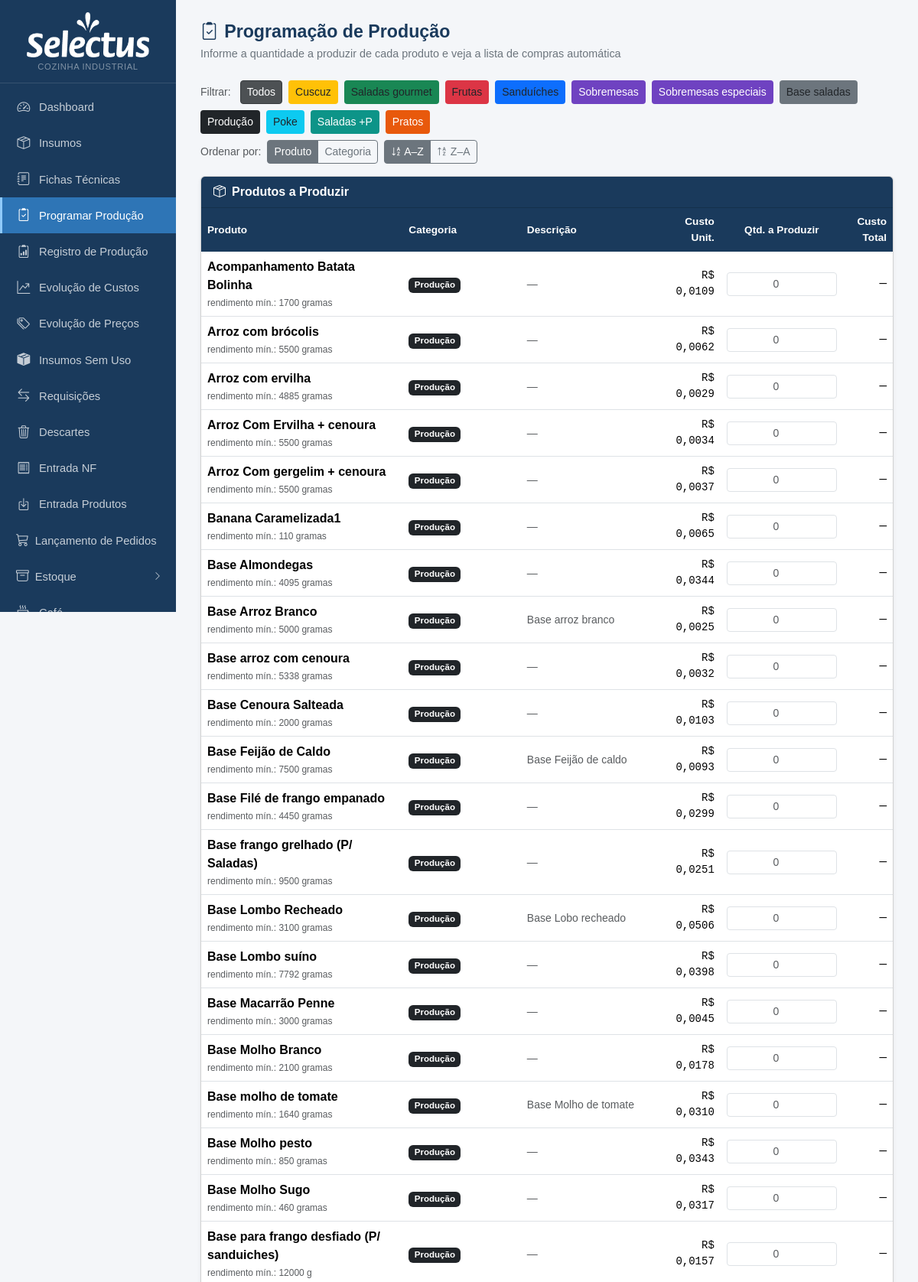
The app's page /producao (upper part) with its own data.
### tables this page shows
CREATE TABLE produtos (
            id INTEGER PRIMARY KEY AUTOINCREMENT,
            nome TEXT NOT NULL,
            descricao TEXT,
            rendimento REAL DEFAULT 1,
            unidade_rendimento TEXT DEFAULT 'un'
        , categoria TEXT, valor_referencia REAL, status_revisao TEXT DEFAULT 'nao_revisada', status_revisao_custo TEXT DEFAULT 'nao_revisado', data_revisao TEXT, data_revisao_custo TEXT, ativo INTEGER NOT NULL DEFAULT 1, observacao TEXT);

### app.py (the view, shortened to what this page needs)
@app.route('/producao', methods=['GET','POST'])
def producao():
    db = get_db()
    prods = db.execute('SELECT * FROM produtos ORDER BY nome').fetchall()
    db.close()
    custos = {p['id']: dict(zip(['custo','completo'], custo_produto(p['id']))) for p in prods}
    resultado = None
    qtds = {p['id']: 0 for p in prods}
    from datetime import date as _date
    cat_map = {nome: cls for nome, cls in CATEGORIAS}
    return render_template('producao.html', prods=prods, qtds=qtds, resultado=resultado,
                           custos=custos, categorias=CATEGORIAS, cat_map=cat_map,
                           hoje=_date.today().isoformat())

### app.py (called while the page is built)
def _to_br(value, decimals):
    if value is None:
        return '—'
    s = f'{float(value):,.{decimals}f}'
    return s.replace(',', 'X').replace('.', ',').replace('X', '.')

@app.template_filter('brl')
def brl_filter(value, decimals=2):
    return 'R$ ' + _to_br(value, decimals)

def get_db():
    c = sqlite3.connect(DB)
    c.row_factory = sqlite3.Row
    c.execute("PRAGMA foreign_keys = ON")
    return c

def count_alertas():
    try:
        db = get_db()
        n = db.execute('''SELECT COUNT(*) FROM insumos
                          WHERE estoque_minimo > 0 AND COALESCE(estoque_atual,0) < estoque_minimo''').fetchone()[0]
        db.close()
        return n
    except:
        return 0

@app.context_processor
def inject_alertas():
    try:
        db = get_db()
        n_ped = db.execute("SELECT COUNT(*) FROM pedidos WHERE status='aberto'").fetchone()[0]
        db.close()
    except Exception:
        n_ped = 0
    return dict(n_alertas=count_alertas(), n_pedidos_abertos=n_ped)

### templates/producao.html (shortened to what this page needs)
{% extends "base.html" %}
{% block content %}
<div class="page-header">
  <h1><i class="bi bi-clipboard2-check me-2"></i>Programação de Produção</h1>
  <p>Informe a quantidade a produzir de cada produto e veja a lista de compras automática</p>
</div>
<div class="mb-3 d-flex flex-wrap gap-2 align-items-center justify-content-between">
  <div class="d-flex flex-wrap gap-2 align-items-center">
    <span class="text-muted small me-1">Filtrar:</span>
    <button type="button" class="btn btn-sm btn-dark active cat-filter" data-cat="">Todos</button>
    {% for nome, cls in categorias %}
    <button type="button" class="btn btn-sm {{ cls }} cat-filter" data-cat="{{ nome }}">{{ nome }}</button>
    {% endfor %}
  </div>
  <div class="d-flex gap-2 align-items-center flex-wrap">
    <span class="text-muted small">Ordenar por:</span>
    <div class="btn-group btn-group-sm" role="group">
      <button type="button" class="btn btn-outline-secondary active sort-field-btn" data-field="produto">Produto</button>
      <button type="button" class="btn btn-outline-secondary sort-field-btn" data-field="categoria">Categoria</button>
    </div>
    <div class="btn-group btn-group-sm" role="group">
      <button type="button" class="btn btn-outline-secondary active sort-dir-btn" data-dir="asc" title="A → Z">
        <i class="bi bi-sort-alpha-down"></i> A–Z
      </button>
      <button type="button" class="btn btn-outline-secondary sort-dir-btn" data-dir="desc" title="Z → A">
        <i class="bi bi-sort-alpha-up"></i> Z–A
      </button>
    </div>
  </div>
</div>
<form method="post">
  <div class="card shadow-sm mb-4">
    <div class="card-header py-2" style="background:#1a3a5c">
      <span class="text-white fw-semibold"><i class="bi bi-box-seam me-2"></i>Produtos a Produzir</span>
    </div>
    <div class="card-body p-0">
      <table class="table table-hover mb-0">
        <thead>
          <tr>
            <th>Produto</th>
            <th>Categoria</th>
            <th>Descrição</th>
            <th class="text-end">Custo Unit.</th>
            <th class="text-center" style="width:160px">Qtd. a Produzir</th>
            <th class="text-end">Custo Total</th>
          </tr>
        </thead>
        <tbody>
          {% for p in prods %}
          <tr class="prod-row" data-cat="{{ p.categoria or '' }}">
            <td class="fw-semibold">
              {{ p.nome }}
              {% if p.rendimento %}
              <div class="text-muted fw-normal" style="font-size:.75rem;margin-top:2px">
                rendimento mín.: {{ p.rendimento|int }} {{ p.unidade_rendimento or 'un' }}
              </div>
              {% endif %}
            </td>
            <td>
              {% if p.categoria %}
              <span class="badge {{ cat_map.get(p.categoria, 'bg-secondary') }}" style="font-size:.72rem">{{ p.categoria }}</span>
              {% else %}
              <span class="text-muted small">—</span>
              {% endif %}
            </td>
            <td class="text-muted small">{{ p.descricao or '—' }}</td>
            <td class="text-end font-monospace small">
              {% if custos[p.id].completo %}
                {{ (custos[p.id].custo / p.rendimento)|brl(4) if p.rendimento else custos[p.id].custo|brl(4) }}
              {% else %}
                <span class="text-warning small">preços incompletos</span>
              {% endif %}
            </td>
            <td class="text-center">
              <input type="number" name="qty_{{ p.id }}" class="form-control form-control-sm text-center qty-input"
                     min="0" step="1" value="{{ qtds[p.id]|int if qtds[p.id] else '' }}"
                     placeholder="0" data-custo="{{ (custos[p.id].custo / p.rendimento) if custos[p.id].completo and p.rendimento else '' }}"
                     data-pid="{{ p.id }}">
            </td>
            <td class="text-end font-monospace" id="custo_total_{{ p.id }}">—</td>
          </tr>
          {% endfor %}
        </tbody>
      </table>
    </div>
  </div>
</form>
{% endblock %}

### records on screen
produtos: nome "Acompanhamento Batata Bolinha", rendimento "1700", unidade_rendimento "gramas", categoria "Produção", descricao "—", rendimento "R$ 0,0109"
produtos: nome "Arroz Com Ervilha + cenoura", rendimento "5500", unidade_rendimento "gramas", categoria "Produção", descricao "—", rendimento "R$ 0,0034"
produtos: nome "Arroz Com gergelim + cenoura", rendimento "5500", unidade_rendimento "gramas", categoria "Produção", descricao "—", rendimento "R$ 0,0037"
produtos: nome "Arroz com brócolis", rendimento "5500", unidade_rendimento "gramas", categoria "Produção", descricao "—", rendimento "R$ 0,0062"
produtos: nome "Arroz com ervilha", rendimento "4885", unidade_rendimento "gramas", categoria "Produção", descricao "—", rendimento "R$ 0,0029"
produtos: nome "Banana Caramelizada1", rendimento "110", unidade_rendimento "gramas", categoria "Produção", descricao "—", rendimento "R$ 0,0065"
produtos: nome "Base Almondegas", rendimento "4095", unidade_rendimento "gramas", categoria "Produção", descricao "—", rendimento "R$ 0,0344"
produtos: nome "Base Arroz Branco", rendimento "5000", unidade_rendimento "gramas", categoria "Produção", descricao "Base arroz branco", rendimento "R$ 0,0025"
produtos: nome "Base Cenoura Salteada", rendimento "2000", unidade_rendimento "gramas", categoria "Produção", descricao "—", rendimento "R$ 0,0103"
produtos: nome "Base Feijão de Caldo", rendimento "7500", unidade_rendimento "gramas", categoria "Produção", descricao "Base Feijão de caldo", rendimento "R$ 0,0093"
produtos: nome "Base Filé de frango empanado", rendimento "4450", unidade_rendimento "gramas", categoria "Produção", descricao "—", rendimento "R$ 0,0299"
produtos: nome "Base Lombo Recheado", rendimento "3100", unidade_rendimento "gramas", categoria "Produção", descricao "Base Lobo recheado", rendimento "R$ 0,0506"
produtos: nome "Base Lombo suíno", rendimento "7792", unidade_rendimento "gramas", categoria "Produção", descricao "—", rendimento "R$ 0,0398"
produtos: nome "Base Macarrão Penne", rendimento "3000", unidade_rendimento "gramas", categoria "Produção", descricao "—", rendimento "R$ 0,0045"
produtos: nome "Base Molho Branco", rendimento "2100", unidade_rendimento "gramas", categoria "Produção", descricao "—", rendimento "R$ 0,0178"
produtos: nome "Base Molho Sugo", rendimento "460", unidade_rendimento "gramas", categoria "Produção", descricao "—", rendimento "R$ 0,0317"
produtos: nome "Base Molho pesto", rendimento "850", unidade_rendimento "gramas", categoria "Produção", descricao "—", rendimento "R$ 0,0343"
produtos: nome "Base arroz com cenoura", rendimento "5338", unidade_rendimento "gramas", categoria "Produção", descricao "—", rendimento "R$ 0,0032"
produtos: nome "Base frango grelhado (P/ Saladas)", rendimento "9500", unidade_rendimento "gramas", categoria "Produção", descricao "—", rendimento "R$ 0,0251"
produtos: nome "Base molho de tomate", rendimento "1640", unidade_rendimento "gramas", categoria "Produção", descricao "Base Molho de tomate", rendimento "R$ 0,0310"
produtos: nome "Base para frango desfiado (P/ sanduiches)", rendimento "12000", unidade_rendimento "g", categoria "Produção", descricao "—", rendimento "R$ 0,0157"

### other values on screen
{{ nome }} "Cuscuz" "Saladas gourmet" "Frutas" "Sanduíches" "Sobremesas" "Sobremesas especiais" "Base saladas" "Produção" "Poke" "Saladas +P" "Pratos"
